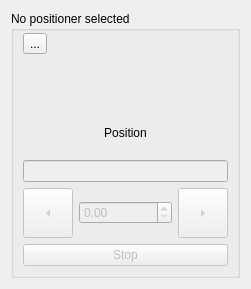
<?xml version="1.0" encoding="UTF-8"?>
<ui version="4.0">
 <class>Form</class>
 <widget class="QWidget" name="Form">
  <property name="geometry">
   <rect>
    <x>0</x>
    <y>0</y>
    <width>251</width>
    <height>289</height>
   </rect>
  </property>
  <property name="minimumSize">
   <size>
    <width>0</width>
    <height>192</height>
   </size>
  </property>
  <property name="maximumSize">
   <size>
    <width>16777215</width>
    <height>16777215</height>
   </size>
  </property>
  <property name="windowTitle">
   <string>Form</string>
  </property>
  <layout class="QVBoxLayout" name="verticalLayout">
   <item>
    <widget class="QGroupBox" name="device_box">
     <property name="title">
      <string>No positioner selected</string>
     </property>
     <layout class="QGridLayout" name="gridLayout" rowstretch="0,0,0,0,0">
      <property name="topMargin">
       <number>0</number>
      </property>
      <item row="3" column="1">
       <widget class="QDoubleSpinBox" name="step_size">
        <property name="enabled">
         <bool>false</bool>
        </property>
       </widget>
      </item>
      <item row="3" column="2">
       <widget class="QToolButton" name="tweak_right">
        <property name="enabled">
         <bool>false</bool>
        </property>
        <property name="minimumSize">
         <size>
          <width>50</width>
          <height>50</height>
         </size>
        </property>
        <property name="maximumSize">
         <size>
          <width>50</width>
          <height>50</height>
         </size>
        </property>
        <property name="text">
         <string>...</string>
        </property>
        <property name="iconSize">
         <size>
          <width>30</width>
          <height>30</height>
         </size>
        </property>
        <property name="arrowType">
         <enum>Qt::ArrowType::RightArrow</enum>
        </property>
       </widget>
      </item>
      <item row="2" column="0" colspan="3">
       <widget class="QLineEdit" name="setpoint">
        <property name="enabled">
         <bool>false</bool>
        </property>
        <property name="alignment">
         <set>Qt::AlignmentFlag::AlignCenter</set>
        </property>
       </widget>
      </item>
      <item row="3" column="0">
       <widget class="QToolButton" name="tweak_left">
        <property name="enabled">
         <bool>false</bool>
        </property>
        <property name="minimumSize">
         <size>
          <width>50</width>
          <height>50</height>
         </size>
        </property>
        <property name="maximumSize">
         <size>
          <width>50</width>
          <height>50</height>
         </size>
        </property>
        <property name="text">
         <string>...</string>
        </property>
        <property name="iconSize">
         <size>
          <width>30</width>
          <height>30</height>
         </size>
        </property>
        <property name="arrowType">
         <enum>Qt::ArrowType::LeftArrow</enum>
        </property>
       </widget>
      </item>
      <item row="4" column="0" colspan="3">
       <widget class="QPushButton" name="stop">
        <property name="enabled">
         <bool>false</bool>
        </property>
        <property name="text">
         <string>Stop</string>
        </property>
       </widget>
      </item>
      <item row="0" column="0" colspan="3">
       <layout class="QVBoxLayout" name="verticalLayout_2">
        <item>
         <layout class="QHBoxLayout" name="horizontalLayout">
          <item>
           <widget class="QToolButton" name="tool_button">
            <property name="text">
             <string>...</string>
            </property>
           </widget>
          </item>
          <item>
           <spacer name="horizontalSpacer_2">
            <property name="orientation">
             <enum>Qt::Orientation::Horizontal</enum>
            </property>
            <property name="sizeHint" stdset="0">
             <size>
              <width>40</width>
              <height>20</height>
             </size>
            </property>
           </spacer>
          </item>
          <item>
           <widget class="QLabel" name="units">
            <property name="toolTip">
             <string>Motor units</string>
            </property>
            <property name="text">
             <string></string>
            </property>
           </widget>
          </item>
          <item>
           <spacer name="horizontalSpacer">
            <property name="orientation">
             <enum>Qt::Orientation::Horizontal</enum>
            </property>
            <property name="sizeType">
             <enum>QSizePolicy::Policy::Expanding</enum>
            </property>
            <property name="sizeHint" stdset="0">
             <size>
              <width>40</width>
              <height>20</height>
             </size>
            </property>
           </spacer>
          </item>
          <item>
           <widget class="SpinnerWidget" name="spinner_widget">
            <property name="minimumSize">
             <size>
              <width>25</width>
              <height>25</height>
             </size>
            </property>
            <property name="maximumSize">
             <size>
              <width>25</width>
              <height>25</height>
             </size>
            </property>
           </widget>
          </item>
         </layout>
        </item>
        <item>
         <widget class="PositionIndicator" name="position_indicator">
          <property name="maximum" stdset="0">
           <double>1.000000000000000</double>
          </property>
          <property name="value" stdset="0">
           <double>0.500000000000000</double>
          </property>
          <property name="indicator_width" stdset="0">
           <number>4</number>
          </property>
          <property name="rounded_corners" stdset="0">
           <number>4</number>
          </property>
         </widget>
        </item>
        <item>
         <widget class="QLabel" name="readback">
          <property name="text">
           <string>Position</string>
          </property>
          <property name="alignment">
           <set>Qt::AlignmentFlag::AlignCenter</set>
          </property>
         </widget>
        </item>
       </layout>
      </item>
     </layout>
    </widget>
   </item>
  </layout>
 </widget>
 <customwidgets>
  <customwidget>
   <class>PositionIndicator</class>
   <extends>QWidget</extends>
   <header>position_indicator</header>
  </customwidget>
  <customwidget>
   <class>SpinnerWidget</class>
   <extends>QWidget</extends>
   <header>spinner_widget</header>
  </customwidget>
 </customwidgets>
 <resources/>
 <connections/>
</ui>
